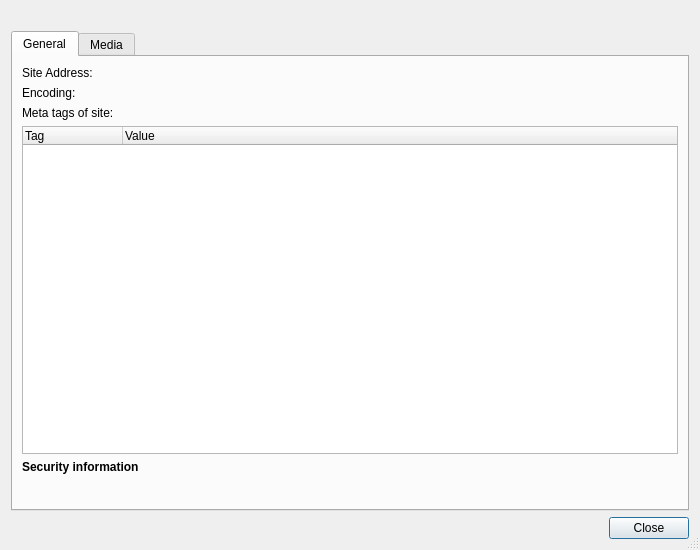
<?xml version="1.0" encoding="UTF-8"?>
<ui version="4.0">
 <class>SiteInfoDialog</class>
 <widget class="QDialog" name="SiteInfoDialog">
  <property name="geometry">
   <rect>
    <x>0</x>
    <y>0</y>
    <width>700</width>
    <height>550</height>
   </rect>
  </property>
  <property name="windowTitle">
   <string>Site Information</string>
  </property>
  <property name="sizeGripEnabled">
   <bool>true</bool>
  </property>
  <layout class="QVBoxLayout" name="verticalLayout_2">
   <item>
    <widget class="QLabel" name="heading">
     <property name="text">
      <string notr="true"/>
     </property>
     <property name="wordWrap">
      <bool>true</bool>
     </property>
    </widget>
   </item>
   <item>
    <widget class="QTabWidget" name="tabWidget">
     <property name="currentIndex">
      <number>0</number>
     </property>
     <widget class="QWidget" name="generalTab">
      <attribute name="title">
       <string>General</string>
      </attribute>
      <layout class="QVBoxLayout" name="verticalLayout">
       <item>
        <layout class="QGridLayout" name="gridLayout">
         <item row="0" column="0">
          <widget class="QLabel" name="label">
           <property name="text">
            <string>Site Address:</string>
           </property>
          </widget>
         </item>
         <item row="0" column="1">
          <widget class="QLabel" name="siteAddressLabel">
           <property name="sizePolicy">
            <sizepolicy hsizetype="Expanding" vsizetype="Preferred">
             <horstretch>0</horstretch>
             <verstretch>0</verstretch>
            </sizepolicy>
           </property>
          </widget>
         </item>
         <item row="1" column="0">
          <widget class="QLabel" name="label_2">
           <property name="text">
            <string>Encoding:</string>
           </property>
          </widget>
         </item>
         <item row="1" column="1">
          <widget class="QLabel" name="encodingLabel">
           <property name="sizePolicy">
            <sizepolicy hsizetype="Expanding" vsizetype="Preferred">
             <horstretch>0</horstretch>
             <verstretch>0</verstretch>
            </sizepolicy>
           </property>
          </widget>
         </item>
        </layout>
       </item>
       <item>
        <widget class="QLabel" name="label_9">
         <property name="text">
          <string>Meta tags of site:</string>
         </property>
        </widget>
       </item>
       <item>
        <widget class="QTreeWidget" name="tagsTree">
         <property name="alternatingRowColors">
          <bool>true</bool>
         </property>
         <property name="rootIsDecorated">
          <bool>false</bool>
         </property>
         <property name="itemsExpandable">
          <bool>false</bool>
         </property>
         <property name="wordWrap">
          <bool>false</bool>
         </property>
         <column>
          <property name="text">
           <string>Tag</string>
          </property>
         </column>
         <column>
          <property name="text">
           <string>Value</string>
          </property>
         </column>
        </widget>
       </item>
       <item>
        <layout class="QGridLayout" name="gridLayout_2">
         <item row="0" column="0" colspan="4">
          <widget class="QLabel" name="label_4">
           <property name="sizePolicy">
            <sizepolicy hsizetype="Fixed" vsizetype="Preferred">
             <horstretch>0</horstretch>
             <verstretch>0</verstretch>
            </sizepolicy>
           </property>
           <property name="text">
            <string>&lt;b&gt;Security information&lt;/b&gt;</string>
           </property>
          </widget>
         </item>
         <item row="1" column="0">
          <spacer name="horizontalSpacer">
           <property name="orientation">
            <enum>Qt::Horizontal</enum>
           </property>
           <property name="sizeType">
            <enum>QSizePolicy::Fixed</enum>
           </property>
           <property name="sizeHint" stdset="0">
            <size>
             <width>20</width>
             <height>20</height>
            </size>
           </property>
          </spacer>
         </item>
         <item row="1" column="1">
          <widget class="QLabel" name="securityIconLabel"/>
         </item>
         <item row="1" column="2">
          <widget class="QLabel" name="securityLabel">
           <property name="text">
            <string/>
           </property>
          </widget>
         </item>
         <item row="1" column="3">
          <spacer name="horizontalSpacer_2">
           <property name="orientation">
            <enum>Qt::Horizontal</enum>
           </property>
           <property name="sizeHint" stdset="0">
            <size>
             <width>40</width>
             <height>20</height>
            </size>
           </property>
          </spacer>
         </item>
        </layout>
       </item>
      </layout>
     </widget>
     <widget class="QWidget" name="mediaTab">
      <attribute name="title">
       <string>Media</string>
      </attribute>
      <layout class="QVBoxLayout" name="verticalLayout_4">
       <item>
        <widget class="QTreeWidget" name="imagesTree">
         <property name="alternatingRowColors">
          <bool>true</bool>
         </property>
         <property name="rootIsDecorated">
          <bool>false</bool>
         </property>
         <property name="itemsExpandable">
          <bool>false</bool>
         </property>
         <column>
          <property name="text">
           <string>Image</string>
          </property>
         </column>
         <column>
          <property name="text">
           <string>Image Address</string>
          </property>
         </column>
        </widget>
       </item>
       <item>
        <widget class="QLabel" name="label_5">
         <property name="text">
          <string>&lt;b&gt;Preview&lt;/b&gt;</string>
         </property>
        </widget>
       </item>
       <item>
        <widget class="QGraphicsView" name="imagePreview"/>
       </item>
      </layout>
     </widget>
    </widget>
   </item>
   <item>
    <widget class="QDialogButtonBox" name="buttonBox">
     <property name="orientation">
      <enum>Qt::Horizontal</enum>
     </property>
     <property name="standardButtons">
      <set>QDialogButtonBox::Close</set>
     </property>
    </widget>
   </item>
  </layout>
 </widget>
 <tabstops>
  <tabstop>tabWidget</tabstop>
  <tabstop>tagsTree</tabstop>
  <tabstop>imagesTree</tabstop>
  <tabstop>imagePreview</tabstop>
  <tabstop>buttonBox</tabstop>
 </tabstops>
 <resources/>
 <connections>
  <connection>
   <sender>buttonBox</sender>
   <signal>accepted()</signal>
   <receiver>SiteInfoDialog</receiver>
   <slot>accept()</slot>
   <hints>
    <hint type="sourcelabel">
     <x>248</x>
     <y>254</y>
    </hint>
    <hint type="destinationlabel">
     <x>157</x>
     <y>274</y>
    </hint>
   </hints>
  </connection>
  <connection>
   <sender>buttonBox</sender>
   <signal>rejected()</signal>
   <receiver>SiteInfoDialog</receiver>
   <slot>reject()</slot>
   <hints>
    <hint type="sourcelabel">
     <x>316</x>
     <y>260</y>
    </hint>
    <hint type="destinationlabel">
     <x>286</x>
     <y>274</y>
    </hint>
   </hints>
  </connection>
 </connections>
</ui>
